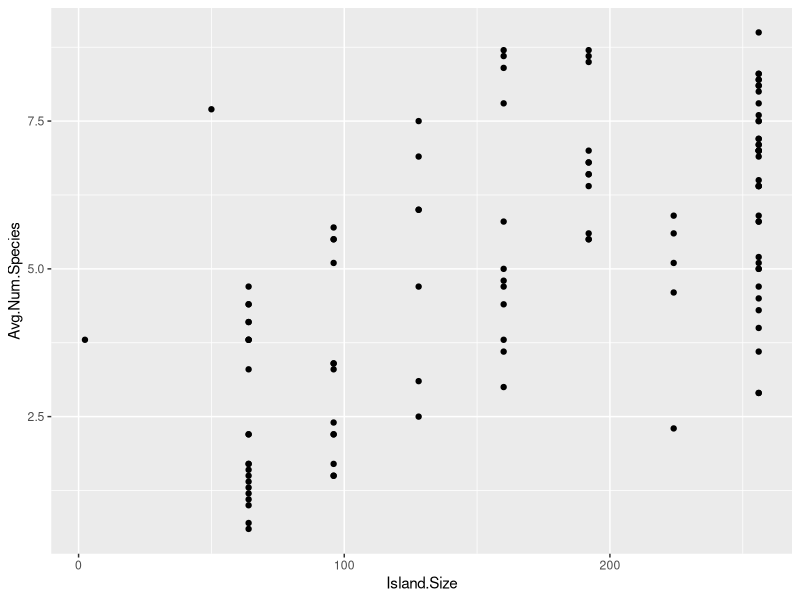
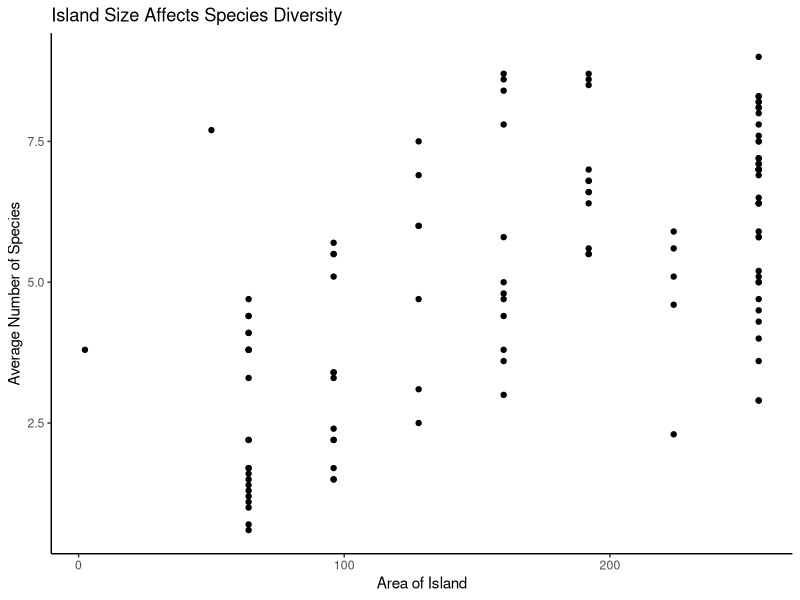
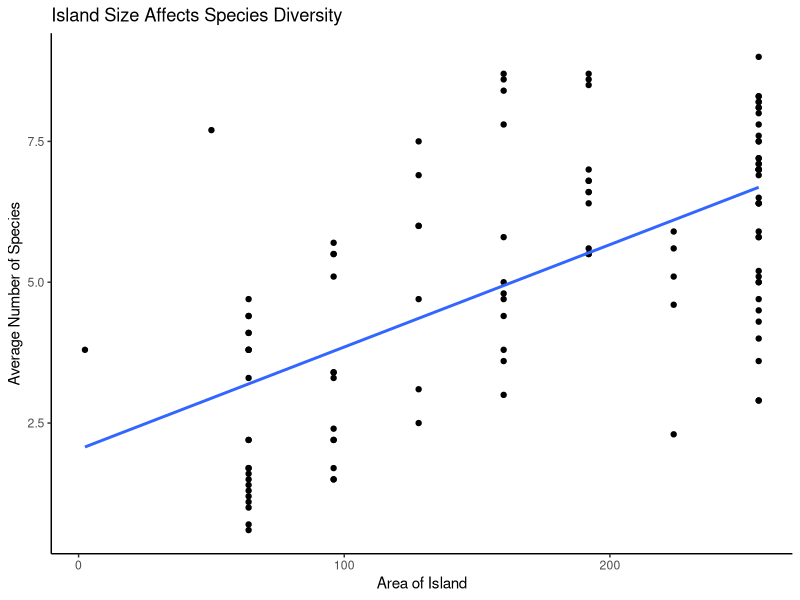
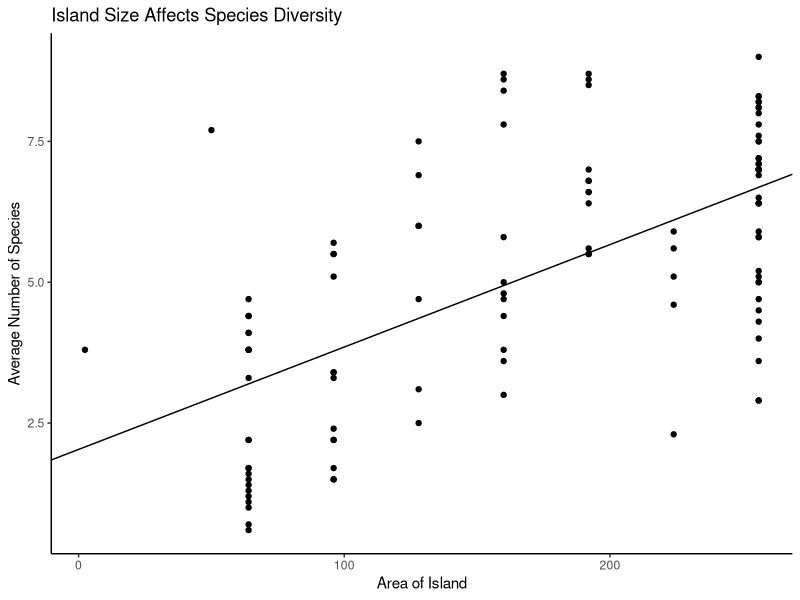

Write R code to recreate these figures, in order.
## ---- chunk 1
# We are working with a few different packages in R that may need to be installed.  Please run this next line of code to have R install everything it needs...
install.packages(c("tidyverse", "rmarkdown"))
library(tidyverse)

  # this (above) isn't really working properly



# read in the data and name it "islands"
islands=read.csv("Class.Island.Biogeo.data.csv")
# let's take a look
View(islands)

## ---- chunk 2
ggplot(data=islands, mapping=aes(x=Island.Size, y=Avg.Num.Species)) +
  geom_point()
## ---- chunk 3
# can you make a similar graph to above, but this time about the relationship between Island Size and Species Diversity? 
# remember to think about which variable is the independent predictor (x-axis) and which is the dependent variable (y-axis)


## ---- chunk 4

# Let's go back to our graph of Island Size and Species Richess
# Let's add labels, and let's get rid of that gray background with the stripes
ggplot(data=islands, mapping=aes(x=Island.Size, y=Avg.Num.Species)) +
  geom_point()+
  labs(title="Island Size Affects Species Diversity", x="Area of Island", y="Average Number of Species")+
  theme_classic()
## ---- chunk 5
ggplot(data=islands, mapping=aes(x=Island.Size, y=Avg.Num.Species)) +
  geom_point() +
  labs(title="Island Size Affects Species Diversity", x="Area of Island", y="Average Number of Species") +
  theme_classic() + 
  geom_smooth(method = "lm", se = FALSE)
## ---- chunk 6

size.model <- lm(islands$Avg.Num.Species~islands$Island.Size)

## ---- chunk 7
# type the model name here
size.model
## ---- chunk 8
summary(size.model)
## ---- chunk 9
ggplot(data=islands, mapping=aes(x=Island.Size, y=Avg.Num.Species)) +
  geom_point() +
  labs(title="Island Size Affects Species Diversity", x="Area of Island", y="Average Number of Species") +
  theme_classic() + 
  geom_abline(slope=0.01818, intercept=2.03185)

